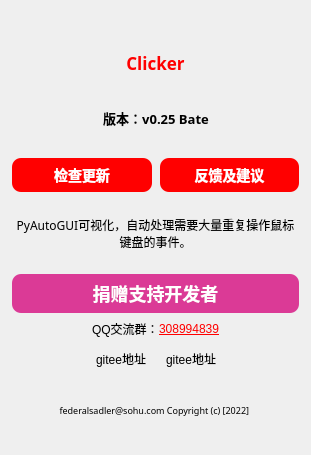
<?xml version="1.0" encoding="UTF-8"?>
<ui version="4.0">
 <class>About</class>
 <widget class="QDialog" name="About">
  <property name="geometry">
   <rect>
    <x>0</x>
    <y>0</y>
    <width>311</width>
    <height>455</height>
   </rect>
  </property>
  <property name="windowTitle">
   <string>关于</string>
  </property>
  <property name="windowIcon">
   <iconset resource="../images.qrc">
    <normaloff>:/按钮图标/窗体/res/图标.png</normaloff>:/按钮图标/窗体/res/图标.png</iconset>
  </property>
  <layout class="QVBoxLayout" name="verticalLayout_2">
   <item>
    <layout class="QHBoxLayout" name="horizontalLayout_2">
     <item>
      <spacer name="horizontalSpacer">
       <property name="orientation">
        <enum>Qt::Horizontal</enum>
       </property>
       <property name="sizeHint" stdset="0">
        <size>
         <width>40</width>
         <height>20</height>
        </size>
       </property>
      </spacer>
     </item>
     <item>
      <layout class="QVBoxLayout" name="verticalLayout">
       <item>
        <widget class="QLabel" name="label">
         <property name="maximumSize">
          <size>
           <width>90</width>
           <height>90</height>
          </size>
         </property>
         <property name="text">
          <string/>
         </property>
         <property name="pixmap">
          <pixmap resource="../images.qrc">:/按钮图标/窗体/res/图标.png</pixmap>
         </property>
         <property name="scaledContents">
          <bool>true</bool>
         </property>
         <property name="alignment">
          <set>Qt::AlignCenter</set>
         </property>
        </widget>
       </item>
       <item>
        <widget class="QLabel" name="label_5">
         <property name="palette">
          <palette>
           <active>
            <colorrole role="WindowText">
             <brush brushstyle="SolidPattern">
              <color alpha="255">
               <red>255</red>
               <green>0</green>
               <blue>0</blue>
              </color>
             </brush>
            </colorrole>
            <colorrole role="Text">
             <brush brushstyle="SolidPattern">
              <color alpha="255">
               <red>255</red>
               <green>0</green>
               <blue>0</blue>
              </color>
             </brush>
            </colorrole>
            <colorrole role="PlaceholderText">
             <brush brushstyle="SolidPattern">
              <color alpha="128">
               <red>255</red>
               <green>0</green>
               <blue>0</blue>
              </color>
             </brush>
            </colorrole>
           </active>
           <inactive>
            <colorrole role="WindowText">
             <brush brushstyle="SolidPattern">
              <color alpha="255">
               <red>255</red>
               <green>0</green>
               <blue>0</blue>
              </color>
             </brush>
            </colorrole>
            <colorrole role="Text">
             <brush brushstyle="SolidPattern">
              <color alpha="255">
               <red>255</red>
               <green>0</green>
               <blue>0</blue>
              </color>
             </brush>
            </colorrole>
            <colorrole role="PlaceholderText">
             <brush brushstyle="SolidPattern">
              <color alpha="128">
               <red>255</red>
               <green>0</green>
               <blue>0</blue>
              </color>
             </brush>
            </colorrole>
           </inactive>
           <disabled>
            <colorrole role="WindowText">
             <brush brushstyle="SolidPattern">
              <color alpha="255">
               <red>120</red>
               <green>120</green>
               <blue>120</blue>
              </color>
             </brush>
            </colorrole>
            <colorrole role="Text">
             <brush brushstyle="SolidPattern">
              <color alpha="255">
               <red>120</red>
               <green>120</green>
               <blue>120</blue>
              </color>
             </brush>
            </colorrole>
            <colorrole role="PlaceholderText">
             <brush brushstyle="SolidPattern">
              <color alpha="128">
               <red>0</red>
               <green>0</green>
               <blue>0</blue>
              </color>
             </brush>
            </colorrole>
           </disabled>
          </palette>
         </property>
         <property name="font">
          <font>
           <family>微软雅黑</family>
           <pointsize>13</pointsize>
           <weight>75</weight>
           <bold>true</bold>
          </font>
         </property>
         <property name="text">
          <string>Clicker</string>
         </property>
         <property name="alignment">
          <set>Qt::AlignCenter</set>
         </property>
        </widget>
       </item>
      </layout>
     </item>
     <item>
      <spacer name="horizontalSpacer_2">
       <property name="orientation">
        <enum>Qt::Horizontal</enum>
       </property>
       <property name="sizeHint" stdset="0">
        <size>
         <width>40</width>
         <height>20</height>
        </size>
       </property>
      </spacer>
     </item>
    </layout>
   </item>
   <item>
    <layout class="QGridLayout" name="gridLayout">
     <item row="0" column="0">
      <spacer name="horizontalSpacer_7">
       <property name="orientation">
        <enum>Qt::Horizontal</enum>
       </property>
       <property name="sizeHint" stdset="0">
        <size>
         <width>40</width>
         <height>20</height>
        </size>
       </property>
      </spacer>
     </item>
     <item row="0" column="2">
      <spacer name="horizontalSpacer_8">
       <property name="orientation">
        <enum>Qt::Horizontal</enum>
       </property>
       <property name="sizeHint" stdset="0">
        <size>
         <width>40</width>
         <height>20</height>
        </size>
       </property>
      </spacer>
     </item>
     <item row="0" column="1">
      <widget class="QLabel" name="label_2">
       <property name="font">
        <font>
         <family>微软雅黑</family>
         <pointsize>10</pointsize>
         <weight>75</weight>
         <bold>true</bold>
        </font>
       </property>
       <property name="text">
        <string>版本：v0.25 Bate</string>
       </property>
       <property name="alignment">
        <set>Qt::AlignCenter</set>
       </property>
      </widget>
     </item>
    </layout>
   </item>
   <item>
    <layout class="QHBoxLayout" name="horizontalLayout_4" stretch="1,1">
     <item>
      <widget class="QPushButton" name="pushButton">
       <property name="font">
        <font>
         <family>Microsoft YaHei</family>
         <pointsize>-1</pointsize>
         <weight>75</weight>
         <italic>false</italic>
         <bold>true</bold>
        </font>
       </property>
       <property name="styleSheet">
        <string notr="true">QPushButton {
    background-color: red;
    color: white;
    border-radius: 10px; /* 设置圆角半径 */
    font-family: 'Microsoft YaHei'; /* 设置字体为微软雅黑 */
    font-size: 14px; /* 设置字体大小，可以根据需要调整 */
    padding: 5px 10px; /* 设置内边距，使按钮看起来更美观 */
border: 2px solid transparent; /* 设置边框为透明 */
}

QPushButton:hover {
    background-color: rgb(170, 0, 0); /* 设置鼠标悬停时的背景颜色 */
}

QPushButton:pressed {
    background-color: rgb(85, 85, 127); /* 设置按钮按下时的背景颜色 */
}
</string>
       </property>
       <property name="text">
        <string>检查更新</string>
       </property>
      </widget>
     </item>
     <item>
      <widget class="QPushButton" name="pushButton_2">
       <property name="font">
        <font>
         <family>Microsoft YaHei</family>
         <pointsize>-1</pointsize>
         <weight>75</weight>
         <bold>true</bold>
        </font>
       </property>
       <property name="styleSheet">
        <string notr="true">QPushButton {
    background-color: red;
    color: white;
    border-radius: 10px; /* 设置圆角半径 */
    font-family: 'Microsoft YaHei'; /* 设置字体为微软雅黑 */
    font-size: 14px; /* 设置字体大小，可以根据需要调整 */
    padding: 5px 10px; /* 设置内边距，使按钮看起来更美观 */
border: 2px solid transparent; /* 设置边框为透明 */
}

QPushButton:hover {
    background-color: rgb(170, 0, 0); /* 设置鼠标悬停时的背景颜色 */
}

QPushButton:pressed {
    background-color: rgb(85, 85, 127); /* 设置按钮按下时的背景颜色 */
}
</string>
       </property>
       <property name="text">
        <string>反馈及建议</string>
       </property>
      </widget>
     </item>
    </layout>
   </item>
   <item>
    <widget class="QLabel" name="label_3">
     <property name="font">
      <font>
       <family>微软雅黑</family>
      </font>
     </property>
     <property name="text">
      <string>PyAutoGUI可视化，自动处理需要大量重复操作鼠标键盘的事件。</string>
     </property>
     <property name="alignment">
      <set>Qt::AlignCenter</set>
     </property>
     <property name="wordWrap">
      <bool>true</bool>
     </property>
    </widget>
   </item>
   <item>
    <layout class="QGridLayout" name="gridLayout_2">
     <property name="horizontalSpacing">
      <number>7</number>
     </property>
     <property name="verticalSpacing">
      <number>4</number>
     </property>
     <item row="0" column="0" colspan="3">
      <widget class="QPushButton" name="pushButton_3">
       <property name="font">
        <font>
         <family>Microsoft YaHei</family>
         <pointsize>-1</pointsize>
         <weight>75</weight>
         <bold>true</bold>
        </font>
       </property>
       <property name="styleSheet">
        <string notr="true">QPushButton {
    background-color: rgb(219, 58, 150); /* 设置背景颜色为粉红色 */
    color: white;
    border-radius: 10px; /* 设置圆角半径 */
    font-family: 'Microsoft YaHei'; /* 设置字体为微软雅黑 */
    font-size: 18px; /* 设置字体大小，可以根据需要调整 */
    padding: 5px 10px; /* 设置内边距，使按钮看起来更美观 */
    border: 2px solid transparent; /* 设置边框为透明 */
}

QPushButton:hover {
    background-color: rgb(180, 40, 120); /* 设置鼠标悬停时的背景颜色为加深的粉红色 */
}

QPushButton:pressed {
    background-color: rgb(85, 85, 127); /* 设置按钮按下时的背景颜色 */
}
</string>
       </property>
       <property name="text">
        <string>捐赠支持开发者</string>
       </property>
       <property name="icon">
        <iconset resource="../images.qrc">
         <normaloff>:/按钮图标/窗体/res/捐赠.png</normaloff>:/按钮图标/窗体/res/捐赠.png</iconset>
       </property>
      </widget>
     </item>
     <item row="1" column="0">
      <spacer name="horizontalSpacer_5">
       <property name="orientation">
        <enum>Qt::Horizontal</enum>
       </property>
       <property name="sizeHint" stdset="0">
        <size>
         <width>40</width>
         <height>20</height>
        </size>
       </property>
      </spacer>
     </item>
     <item row="1" column="1">
      <layout class="QHBoxLayout" name="horizontalLayout">
       <item>
        <widget class="QLabel" name="label_6">
         <property name="text">
          <string>QQ交流群：</string>
         </property>
        </widget>
       </item>
       <item>
        <widget class="QLabel" name="label_7">
         <property name="styleSheet">
          <string notr="true">color: red; text-decoration: underline</string>
         </property>
         <property name="text">
          <string>308994839</string>
         </property>
         <property name="openExternalLinks">
          <bool>true</bool>
         </property>
        </widget>
       </item>
      </layout>
     </item>
     <item row="1" column="2">
      <spacer name="horizontalSpacer_6">
       <property name="orientation">
        <enum>Qt::Horizontal</enum>
       </property>
       <property name="sizeHint" stdset="0">
        <size>
         <width>40</width>
         <height>20</height>
        </size>
       </property>
      </spacer>
     </item>
    </layout>
   </item>
   <item>
    <layout class="QHBoxLayout" name="horizontalLayout_3">
     <item>
      <spacer name="horizontalSpacer_3">
       <property name="orientation">
        <enum>Qt::Horizontal</enum>
       </property>
       <property name="sizeHint" stdset="0">
        <size>
         <width>40</width>
         <height>20</height>
        </size>
       </property>
      </spacer>
     </item>
     <item>
      <widget class="QToolButton" name="gitee">
       <property name="text">
        <string>gitee地址</string>
       </property>
       <property name="icon">
        <iconset resource="../images.qrc">
         <normaloff>:/按钮图标/窗体/res/gitee.png</normaloff>:/按钮图标/窗体/res/gitee.png</iconset>
       </property>
       <property name="iconSize">
        <size>
         <width>50</width>
         <height>50</height>
        </size>
       </property>
       <property name="autoRaise">
        <bool>true</bool>
       </property>
      </widget>
     </item>
     <item>
      <widget class="QToolButton" name="gitee_2">
       <property name="text">
        <string>gitee地址</string>
       </property>
       <property name="icon">
        <iconset resource="../images.qrc">
         <normaloff>:/按钮图标/窗体/res/github.png</normaloff>:/按钮图标/窗体/res/github.png</iconset>
       </property>
       <property name="iconSize">
        <size>
         <width>50</width>
         <height>50</height>
        </size>
       </property>
       <property name="autoRaise">
        <bool>true</bool>
       </property>
      </widget>
     </item>
     <item>
      <spacer name="horizontalSpacer_4">
       <property name="orientation">
        <enum>Qt::Horizontal</enum>
       </property>
       <property name="sizeHint" stdset="0">
        <size>
         <width>40</width>
         <height>20</height>
        </size>
       </property>
      </spacer>
     </item>
    </layout>
   </item>
   <item>
    <widget class="QLabel" name="label_4">
     <property name="font">
      <font>
       <family>微软雅黑</family>
       <pointsize>7</pointsize>
      </font>
     </property>
     <property name="text">
      <string>federalsadler@sohu.com Copyright (c) [2022] </string>
     </property>
     <property name="alignment">
      <set>Qt::AlignCenter</set>
     </property>
     <property name="wordWrap">
      <bool>true</bool>
     </property>
    </widget>
   </item>
  </layout>
 </widget>
 <resources>
  <include location="../images.qrc"/>
 </resources>
 <connections/>
</ui>
